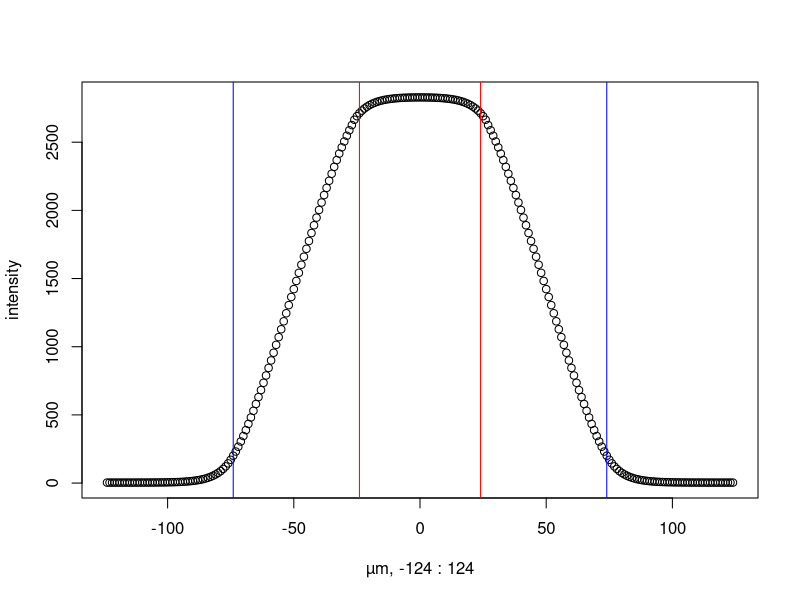

Source code (R):
R1 <- 24 # diafragm radius, µm
R2 <- 74 # ring radius, µm, should be more than R1
D <- 100 # stripe width, µm
step <- 1 # µm
N <- 1 # normalize coefficient

T1 <- 0 # inner thickness, µm
T2 <- 100 # outer thickness, µm

Ring_Thickness <- function(r) {

	if (r <= R1) {

		t <- NA #T1

	} else if (r > R2) {

		t <- T2

	} else {

		t <- (T2 - T1) * (r - R1) / (R2 - R1) # linear profile function

	}

	return(t)

}

S_Calc <- function(x, r) {

	if (x < -r) {

		s <- 0

	} else if (x > r) {

		s <- pi * r^2

	} else {

		h <- r + x
		s <- r^2 * acos((r-h)/r) - (r-h) * sqrt(2 * r * h - h^2)

	}

	return(s)

}

ring_range <- seq(-(R2+D), R2+D, step)

ring_t <- matrix(NA, length(ring_range), length(ring_range))
dimnames(ring_t) <- list(ring_range, ring_range)

for (i in ring_range) {

	for (j in ring_range) {

		r <- sqrt(i^2 + j^2)
		ring_t[toString(i),toString(j)] <- Ring_Thickness(r)

	}

}

ring <- step^2 * exp(ring_t * log(10^-4) / T2) # 10^-4 — transmition for 100µm Mo at 9.7keV
ring[is.na(ring)] <- 0

intersection <- array()

range <- seq(-(R2+D/2), R2+D/2, step)

for (i in range) {

	edge1 <- i + D/2
	edge2 <- i - D/2

	I1 <- S_Calc(edge1, R1) - S_Calc(edge2, R1)

	I2 <- sum(ring[which(ring_range == edge2):which(ring_range == edge1),])

	intersection[toString(i)] <- I1 + I2

}

intersection <- intersection[!is.na(intersection)]

plot(range, intersection, xlab = paste('µm,', -(R2+D/2), ':', R2+D/2), ylab = 'intensity', log = '')
abline(v = -R1, col = 'red')
abline(v = R1, col = 'red')
abline(v = -R2, col='blue')
abline(v = R2, col='blue')

